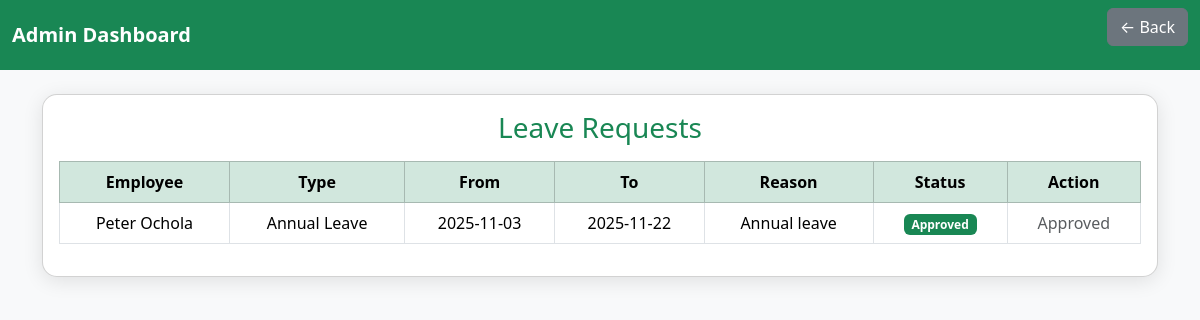
Screenshot of /admin_leave_approval.php with the database file from the repository.
### tables this page shows
CREATE TABLE `leave_records` (
  `id` int(11) NOT NULL,
  `employee_id` int(11) NOT NULL,
  `leave_type` varchar(100) NOT NULL,
  `from_date` date NOT NULL,
  `to_date` date NOT NULL,
  `reason` text NOT NULL,
  `status` varchar(20) DEFAULT 'Pending'
);

CREATE TABLE `employees` (
  `id` int(11) NOT NULL,
  `name` varchar(100) NOT NULL,
  `email` varchar(100) DEFAULT NULL,
  `phone` varchar(20) DEFAULT NULL,
  `department` varchar(50) DEFAULT NULL,
  `position` varchar(50) DEFAULT NULL,
  `bank_name` varchar(50) DEFAULT NULL,
  `account_number` varchar(50) DEFAULT NULL,
  `address` varchar(255) DEFAULT NULL,
  `role` varchar(50) DEFAULT NULL,
  `date_joined` date DEFAULT curdate(),
  `progress` text DEFAULT NULL,
  `username` varchar(50) NOT NULL,
  `password` varchar(255) NOT NULL,
  `created_at` timestamp NOT NULL DEFAULT current_timestamp(),
  `salary` decimal(10,2) DEFAULT 0.00
);

### admin_leave_approval.php (the view, shortened to what this page needs)
<?php
include('db.php');
$leaves = $conn->query("SELECT leave_records.*, employees.name
    FROM leave_records
    JOIN employees ON leave_records.employee_id = employees.id
    ORDER BY leave_records.id DESC");
?>
<!DOCTYPE html>
<html lang="en">
<head>
<link href="https://cdn.jsdelivr.net/npm/bootstrap@5.3.3/dist/css/bootstrap.min.css" rel="stylesheet">
</head>
<body>
<nav class="navbar navbar-expand-lg">
  <div class="container-fluid">
    <a class="navbar-brand fw-bold" href="#">Admin Dashboard</a>
    <div class="d-flex">
      <a href="admin_dashboard.php" class="btn btn-secondary mb-3">← Back</a>
    </div>
  </div>
</nav>
<div class="container mt-4">
    <div class="card">
        <div class="card-body">
            <h3 class="text-center text-success mb-3">Leave Requests</h3>
            <div class="table-responsive">
                <table class="table table-bordered table-hover text-center align-middle">
                    <thead class="table-success">
                        <tr>
                            <th>Employee</th>
                            <th>Type</th>
                            <th>From</th>
                            <th>To</th>
                            <th>Reason</th>
                            <th>Status</th>
                            <th>Action</th>
                        </tr>
                    </thead>
                    <tbody>
                        <?php while($row = $leaves->fetch_assoc()): ?>
                        <tr>
                            <td><?= htmlspecialchars($row['name']) ?></td>
                            <td><?= htmlspecialchars($row['leave_type']) ?></td>
                            <td><?= htmlspecialchars($row['from_date']) ?></td>
                            <td><?= htmlspecialchars($row['to_date']) ?></td>
                            <td><?= htmlspecialchars($row['reason']) ?></td>
                            <td>
                                <?php if ($row['status'] === 'Pending'): ?>
                                    <span class="badge bg-warning text-dark">Pending</span>
                                <?php elseif ($row['status'] === 'Approved'): ?>
                                    <span class="badge bg-success">Approved</span>
                                <?php else: ?>
                                    <span class="badge bg-danger">Rejected</span>
                                <?php endif; ?>
                            </td>
                            <td>
                                <?php if ($row['status'] === 'Pending'): ?>
                                    <a href="?action=approve&id=<?= $row['id'] ?>" class="btn btn-success btn-sm">Approve</a>
                                    <a href="?action=reject&id=<?= $row['id'] ?>" class="btn btn-danger btn-sm">Reject</a>
                                <?php else: ?>
                                    <span class="text-muted"><?= htmlspecialchars($row['status']) ?></span>
                                <?php endif; ?>
                            </td>
                        </tr>
                        <?php endwhile; ?>
                    </tbody>
                </table>
            </div>
        </div>
    </div>
</div>
</body>
</html>

### admin_leave_approval.php (style rules this page uses)
body { background: #f8f9fa; }
.navbar { background: #198754; }
.navbar-brand, .nav-link { color: #fff !important; }
.card { border-radius: 15px; box-shadow: 0 4px 20px rgba(0,0,0,0.1); }

### rows the page displays
leave_records: employee.name "Peter Ochola", leave_type "Annual Leave", from_date "2025-11-03", to_date "2025-11-22", reason "Annual leave", shows "Approved", status "Approved"
